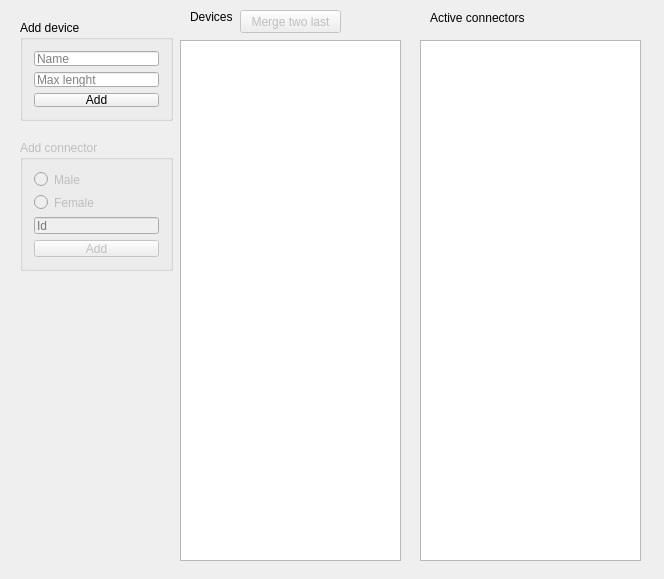
<?xml version="1.0" encoding="UTF-8"?>
<ui version="4.0">
 <class>Qt_PodchezertsevClass</class>
 <widget class="QMainWindow" name="Qt_PodchezertsevClass">
  <property name="geometry">
   <rect>
    <x>0</x>
    <y>0</y>
    <width>664</width>
    <height>579</height>
   </rect>
  </property>
  <property name="windowTitle">
   <string>Qt_Podchezertsev</string>
  </property>
  <widget class="QWidget" name="centralWidget">
   <widget class="QGroupBox" name="groupBox">
    <property name="enabled">
     <bool>false</bool>
    </property>
    <property name="geometry">
     <rect>
      <x>20</x>
      <y>140</y>
      <width>153</width>
      <height>131</height>
     </rect>
    </property>
    <property name="title">
     <string>Add connector</string>
    </property>
    <layout class="QVBoxLayout" name="verticalLayout">
     <item>
      <widget class="QRadioButton" name="radioButton_male">
       <property name="text">
        <string>Male</string>
       </property>
      </widget>
     </item>
     <item>
      <widget class="QRadioButton" name="radioButton_female">
       <property name="text">
        <string>Female</string>
       </property>
      </widget>
     </item>
     <item>
      <widget class="QLineEdit" name="lineEdit_id">
       <property name="placeholderText">
        <string>Id</string>
       </property>
      </widget>
     </item>
     <item>
      <widget class="QPushButton" name="pushButton_connector">
       <property name="text">
        <string>Add</string>
       </property>
      </widget>
     </item>
    </layout>
   </widget>
   <widget class="QGroupBox" name="groupBox_2">
    <property name="geometry">
     <rect>
      <x>20</x>
      <y>20</y>
      <width>153</width>
      <height>101</height>
     </rect>
    </property>
    <property name="title">
     <string>Add device</string>
    </property>
    <layout class="QVBoxLayout" name="verticalLayout_2">
     <item>
      <widget class="QLineEdit" name="lineEdit_name">
       <property name="placeholderText">
        <string>Name</string>
       </property>
      </widget>
     </item>
     <item>
      <widget class="QLineEdit" name="lineEdit_len">
       <property name="placeholderText">
        <string>Max lenght</string>
       </property>
      </widget>
     </item>
     <item>
      <widget class="QPushButton" name="pushButton_device">
       <property name="text">
        <string>Add</string>
       </property>
      </widget>
     </item>
    </layout>
   </widget>
   <widget class="QTableView" name="tableView">
    <property name="geometry">
     <rect>
      <x>180</x>
      <y>40</y>
      <width>221</width>
      <height>521</height>
     </rect>
    </property>
   </widget>
   <widget class="QLabel" name="label">
    <property name="geometry">
     <rect>
      <x>190</x>
      <y>10</y>
      <width>47</width>
      <height>13</height>
     </rect>
    </property>
    <property name="text">
     <string>Devices</string>
    </property>
   </widget>
   <widget class="QTableView" name="tableView_2">
    <property name="geometry">
     <rect>
      <x>420</x>
      <y>40</y>
      <width>221</width>
      <height>521</height>
     </rect>
    </property>
   </widget>
   <widget class="QLabel" name="label_2">
    <property name="geometry">
     <rect>
      <x>430</x>
      <y>10</y>
      <width>111</width>
      <height>16</height>
     </rect>
    </property>
    <property name="text">
     <string>Active connectors</string>
    </property>
   </widget>
   <widget class="QPushButton" name="pushButton_merge">
    <property name="enabled">
     <bool>false</bool>
    </property>
    <property name="geometry">
     <rect>
      <x>240</x>
      <y>10</y>
      <width>101</width>
      <height>23</height>
     </rect>
    </property>
    <property name="text">
     <string>Merge two last</string>
    </property>
   </widget>
  </widget>
 </widget>
 <layoutdefault spacing="6" margin="11"/>
 <resources>
  <include location="Qt_Podchezertsev.qrc"/>
 </resources>
 <connections/>
</ui>
